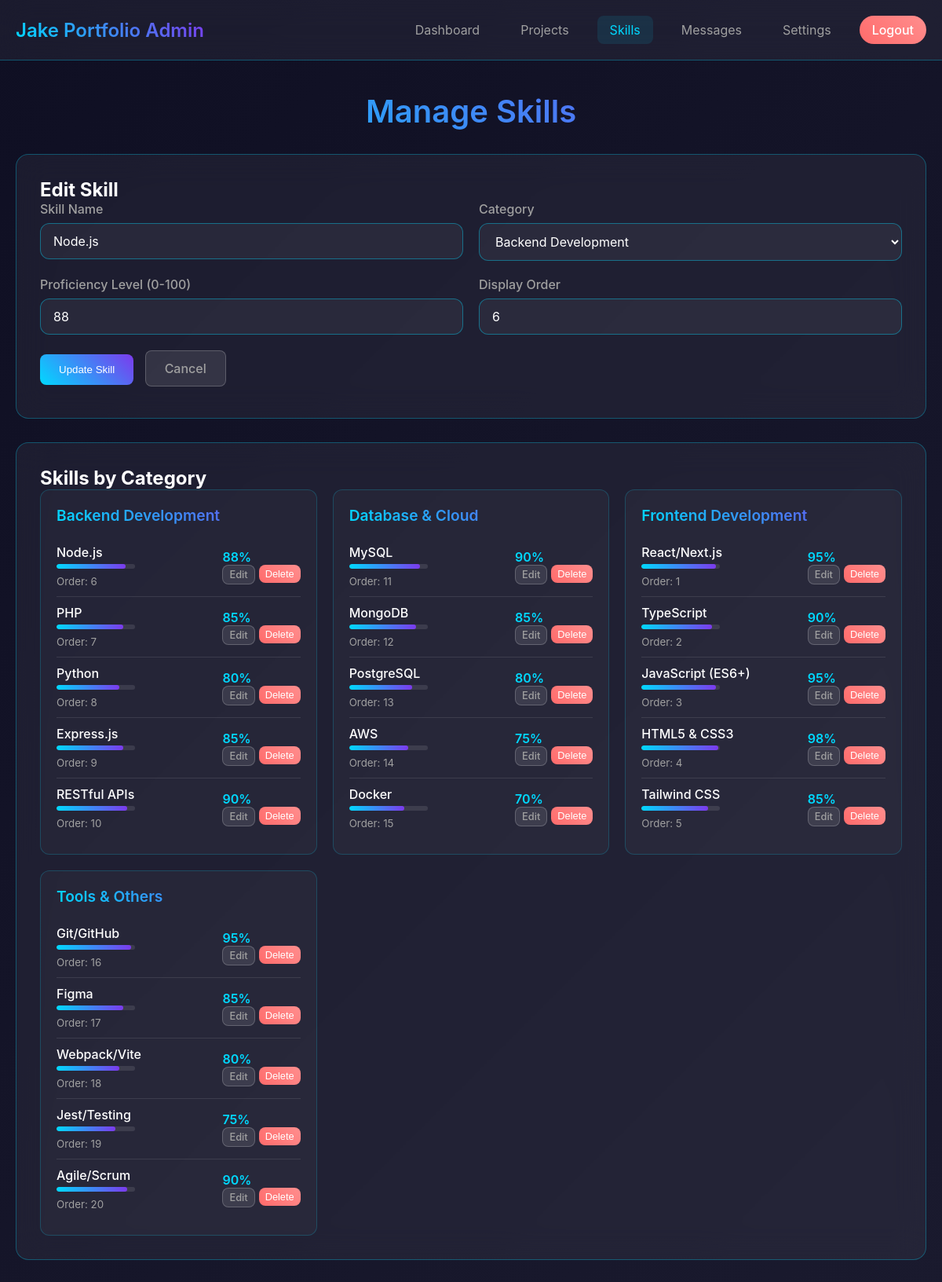
/backend/admin/skills.php?edit=6 (signed in), run on the app's committed database.
### tables this page shows
CREATE TABLE IF NOT EXISTS skills (
    id INT AUTO_INCREMENT PRIMARY KEY,
    name VARCHAR(100) NOT NULL,
    category VARCHAR(50) NOT NULL,
    proficiency INT NOT NULL CHECK (proficiency >= 0 AND proficiency <= 100),
    icon VARCHAR(255),
    display_order INT DEFAULT 0,
    is_active BOOLEAN DEFAULT TRUE,
    created_at TIMESTAMP DEFAULT CURRENT_TIMESTAMP,
    updated_at TIMESTAMP DEFAULT CURRENT_TIMESTAMP ON UPDATE CURRENT_TIMESTAMP
);

### backend/admin/skills.php (the view, shortened to what this page needs)
<?php
$database = new Database();
$db = $database->getConnection();
$stmt = $db->query("SELECT * FROM skills WHERE is_active = 1 ORDER BY category, display_order, name");
$allSkills = $stmt->fetchAll(PDO::FETCH_ASSOC);
$skillsByCategory = [];
foreach ($allSkills as $skill) {
    $skillsByCategory[$skill['category']][] = $skill;
}
$editSkill = null;
if (isset($_GET['edit']) && is_numeric($_GET['edit'])) {
    $stmt = $db->prepare("SELECT * FROM skills WHERE id = ? AND is_active = 1");
    $stmt->execute([$_GET['edit']]);
    $editSkill = $stmt->fetch(PDO::FETCH_ASSOC);
}
?>
<!DOCTYPE html>
<html lang="en">
<head>
</head>
<body>
    <header class="header">
        <div class="header-content">
            <div class="logo">Jake Portfolio Admin</div>
            <nav class="nav-links">
                <a href="dashboard.php" class="nav-link">Dashboard</a>
                <a href="projects.php" class="nav-link">Projects</a>
                <a href="skills.php" class="nav-link active">Skills</a>
                <a href="messages.php" class="nav-link">Messages</a>
                <a href="settings.php" class="nav-link">Settings</a>
                <a href="logout.php" class="logout-btn">Logout</a>
            </nav>
        </div>
    </header>
    <div class="container">
        <h1 class="page-title">Manage Skills</h1>
        <div class="card">
            <h2><?php echo $editSkill ? 'Edit Skill' : 'Add New Skill'; ?></h2>
            <form method="POST">
                <div class="form-row">
                    <div class="form-group">
                        <label for="name" class="form-label">Skill Name</label>
                        <input type="text" id="name" name="name" class="form-input"
                               value="<?php echo htmlspecialchars($editSkill['name'] ?? ''); ?>"
                               placeholder="e.g., React, Node.js, Python" required>
                    </div>
                    <div class="form-group">
                        <label for="category" class="form-label">Category</label>
                        <select id="category" name="category" class="form-select" required>
                            <option value="Backend Development" <?php echo ($editSkill['category'] ?? '') === 'Backend Development' ? 'selected' : ''; ?>>Backend Development</option>
                        </select>
                    </div>
                </div>
                <div class="form-row">
                    <div class="form-group">
                        <label for="proficiency" class="form-label">Proficiency Level (0-100)</label>
                        <input type="number" id="proficiency" name="proficiency" class="form-input"
                               value="<?php echo htmlspecialchars($editSkill['proficiency'] ?? ''); ?>"
                               min="0" max="100" required>
                    </div>
                    <div class="form-group">
                        <label for="display_order" class="form-label">Display Order</label>
                        <input type="number" id="display_order" name="display_order" class="form-input"
                               value="<?php echo htmlspecialchars($editSkill['display_order'] ?? '0'); ?>"
                               min="0">
                    </div>
                </div>
                <button type="submit" class="btn btn-primary">
                    <?php echo $editSkill ? 'Update Skill' : 'Add Skill'; ?>
                </button>
                <?php if ($editSkill): ?>
                    <a href="skills.php" class="btn btn-secondary">Cancel</a>
                <?php endif; ?>
            </form>
        </div>
        <div class="card">
            <h2>Skills by Category</h2>
            <?php if (empty($skillsByCategory)): ?>
                <p style="color: #A0A0A0;">No skills found. Add your first skill above.</p>
            <?php else: ?>
                <div class="skills-grid">
                    <?php foreach ($skillsByCategory as $category => $skills): ?>
                    <div class="category-card">
                        <h3 class="category-title"><?php echo htmlspecialchars($category); ?></h3>
                        <?php foreach ($skills as $skill): ?>
                        <div class="skill-item">
                            <div>
                                <div class="skill-name"><?php echo htmlspecialchars($skill['name']); ?></div>
                                <div class="proficiency-bar">
                                    <div class="proficiency-fill" style="width: <?php echo $skill['proficiency']; ?>%"></div>
                                </div>
                                <small style="color: #A0A0A0;">Order: <?php echo $skill['display_order']; ?></small>
                            </div>
                            <div>
                                <div class="skill-proficiency"><?php echo $skill['proficiency']; ?>%</div>
                                <div class="skill-actions">
                                    <a href="skills.php?edit=<?php echo $skill['id']; ?>" class="btn btn-secondary">Edit</a>
                                    <form method="POST" style="display: inline;" onsubmit="return confirm('Are you sure you want to delete this skill?');">
                                        <button type="submit" class="btn btn-danger">Delete</button>
                                    </form>
                                </div>
                            </div>
                        </div>
                        <?php endforeach; ?>
                    </div>
                    <?php endforeach; ?>
                </div>
            <?php endif; ?>
        </div>
    </div>
</body>
</html>

### backend/admin/skills.php (style rules this page uses)
* { margin: 0; padding: 0; box-sizing: border-box; }
body { font-family: 'Inter', sans-serif; background: linear-gradient(135deg, #0F0F23 0%, #1A1A2E 100%); min-height: 100vh; color: #ffffff; }
.header { background: rgba(255, 255, 255, 0.05); backdrop-filter: blur(20px); border-bottom: 1px solid rgba(0, 217, 255, 0.3); padding: 20px 0; }
.header-content { max-width: 1200px; margin: 0 auto; padding: 0 20px; display: flex; justify-content: space-between; align-items: center; }
.logo { font-size: 1.5rem; font-weight: 600; background: linear-gradient(45deg, #00D9FF, #7C3AED); background-clip: text; -webkit-background-clip: text; -webkit-text-fill-color: transparent; }
.nav-links { display: flex; gap: 20px; }
.nav-link { color: #A0A0A0; text-decoration: none; padding: 8px 16px; border-radius: 8px; transition: all 0.3s ease; }
.nav-link:hover, .nav-link.active { color: #00D9FF; background: rgba(0, 217, 255, 0.1); }
.logout-btn { background: linear-gradient(45deg, #FF6B6B, #FF8E8E); color: white; padding: 8px 16px; border: none; border-radius: 20px; text-decoration: none; font-weight: 500; transition: all 0.3s ease; }
.container { max-width: 1200px; margin: 0 auto; padding: 40px 20px; }
.page-title { font-size: 2.5rem; font-weight: 600; margin-bottom: 30px; text-align: center; background: linear-gradient(45deg, #00D9FF, #7C3AED); background-clip: text; -webkit-background-clip: text; -webkit-text-fill-color: transparent; }
.card { background: rgba(255, 255, 255, 0.05); backdrop-filter: blur(20px); border: 1px solid rgba(0, 217, 255, 0.3); border-radius: 16px; padding: 30px; margin-bottom: 30px; }
.form-group { margin-bottom: 20px; }
.form-label { display: block; margin-bottom: 8px; font-weight: 500; color: #A0A0A0; }
.form-input, .form-select { width: 100%; padding: 12px 16px; background: rgba(255, 255, 255, 0.05); border: 1px solid rgba(0, 217, 255, 0.4); border-radius: 12px; color: #ffffff; font-size: 16px; font-family: inherit; transition: all 0.3s ease; }
.btn { padding: 12px 24px; border-radius: 8px; font-weight: 500; text-decoration: none; transition: all 0.3s ease; border: none; cursor: pointer; display: inline-block; margin-right: 10px; margin-bottom: 10px; }
.btn-primary { background: linear-gradient(45deg, #00D9FF, #7C3AED); color: white; }
.btn-secondary { background: rgba(255, 255, 255, 0.1); color: #A0A0A0; border: 1px solid rgba(255, 255, 255, 0.2); }
.btn-danger { background: linear-gradient(45deg, #FF6B6B, #FF8E8E); color: white; }
.form-row { display: grid; grid-template-columns: 1fr 1fr; gap: 20px; }
.skills-grid { display: grid; grid-template-columns: repeat(auto-fit, minmax(300px, 1fr)); gap: 20px; }
.category-card { background: rgba(255, 255, 255, 0.03); border: 1px solid rgba(0, 217, 255, 0.2); border-radius: 12px; padding: 20px; }
.category-title { color: #00D9FF; font-size: 1.2rem; font-weight: 600; margin-bottom: 15px; background: linear-gradient(45deg, #00D9FF, #7C3AED); background-clip: text; -webkit-background-clip: text; -webkit-text-fill-color: transparent; }
.skill-item { display: flex; justify-content: space-between; align-items: center; padding: 10px 0; border-bottom: 1px solid rgba(255, 255, 255, 0.1); }
.skill-item:last-child { border-bottom: none; }
.skill-name { color: #ffffff; font-weight: 500; }
.skill-proficiency { color: #00D9FF; font-weight: 600; }
.skill-actions { display: flex; gap: 5px; }
.skill-actions .btn { padding: 4px 8px; font-size: 0.8rem; margin: 0; }
.proficiency-bar { width: 100px; height: 6px; background: rgba(255, 255, 255, 0.1); border-radius: 3px; overflow: hidden; margin: 5px 0; }
.proficiency-fill { height: 100%; background: linear-gradient(90deg, #00D9FF, #7C3AED); border-radius: 3px; transition: width 0.3s ease; }

### data on the page
skills: name "Node.js", category "Backend Development", proficiency "88", display_order "6"
skills: name "PHP", display_order "7", proficiency "85"
skills: name "Python", display_order "8", proficiency "80"
skills: name "Express.js", display_order "9", proficiency "85"
skills: name "RESTful APIs", display_order "10", proficiency "90"
skills: name "MySQL", display_order "11", proficiency "90"
skills: name "MongoDB", display_order "12", proficiency "85"
skills: name "PostgreSQL", display_order "13", proficiency "80"
skills: name "AWS", display_order "14", proficiency "75"
skills: name "Docker", display_order "15", proficiency "70"
skills: name "React/Next.js", display_order "1", proficiency "95"
skills: name "TypeScript", display_order "2", proficiency "90"
skills: name "JavaScript (ES6+)", display_order "3", proficiency "95"
skills: name "HTML5 & CSS3", display_order "4", proficiency "98"
skills: name "Tailwind CSS", display_order "5", proficiency "85"
skills: name "Git/GitHub", display_order "16", proficiency "95"
skills: name "Figma", display_order "17", proficiency "85"
skills: name "Webpack/Vite", display_order "18", proficiency "80"
skills: name "Jest/Testing", display_order "19", proficiency "75"
skills: name "Agile/Scrum", display_order "20", proficiency "90"

### other printed values
$category "Backend Development"
$category "Database & Cloud"
$category "Frontend Development"
$category "Tools & Others"
